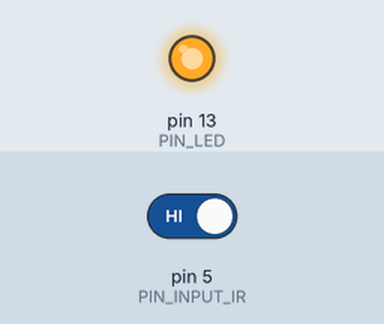
Recording of a sketch running on a simulated Arduino Uno, built with avr-gcc and run on an emulated ATmega328P. Shown: output pins drawn as LEDs (lit = HIGH). The test bench sets the inputs (shaded band); at power-on: pin 5 (PIN_INPUT_IR) HIGH.

Above: at 1.2 s.
1.3 s: pin 5 (PIN_INPUT_IR) driven LOW
At 1.7 s:
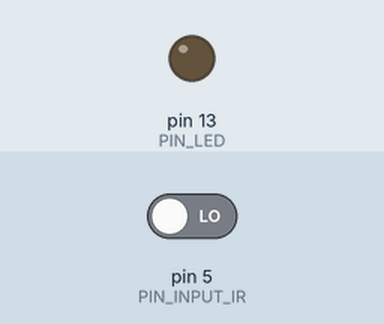
2.8 s: pin 5 (PIN_INPUT_IR) driven HIGH
At 4.1 s:
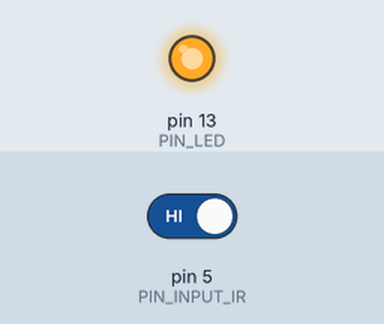
Timing chart, 0 to 5.8 s (numbered marks = the images above; inputs shaded):
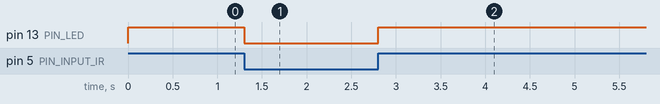

The sketch:

ir-test.ino
```cpp
/* Skecth for verify the behavior of the ir sensor*/
#define PIN_INPUT_IR 5
#define PIN_LED 13
byte irState;

void setup()
{
	Serial.begin(9600);
	pinMode(PIN_INPUT_IR, INPUT);
	pinMode(PIN_LED, OUTPUT);
}

void loop()
{
 	irState = digitalRead(PIN_INPUT_IR);
	//Serial.println(irState);
	digitalWrite(PIN_LED, irState);
}
```

Measured:
- after the input at 1.3 s, pin 13 (PIN_LED): HIGH → LOW at once
- after the input at 2.8 s, pin 13 (PIN_LED): LOW → HIGH at once
